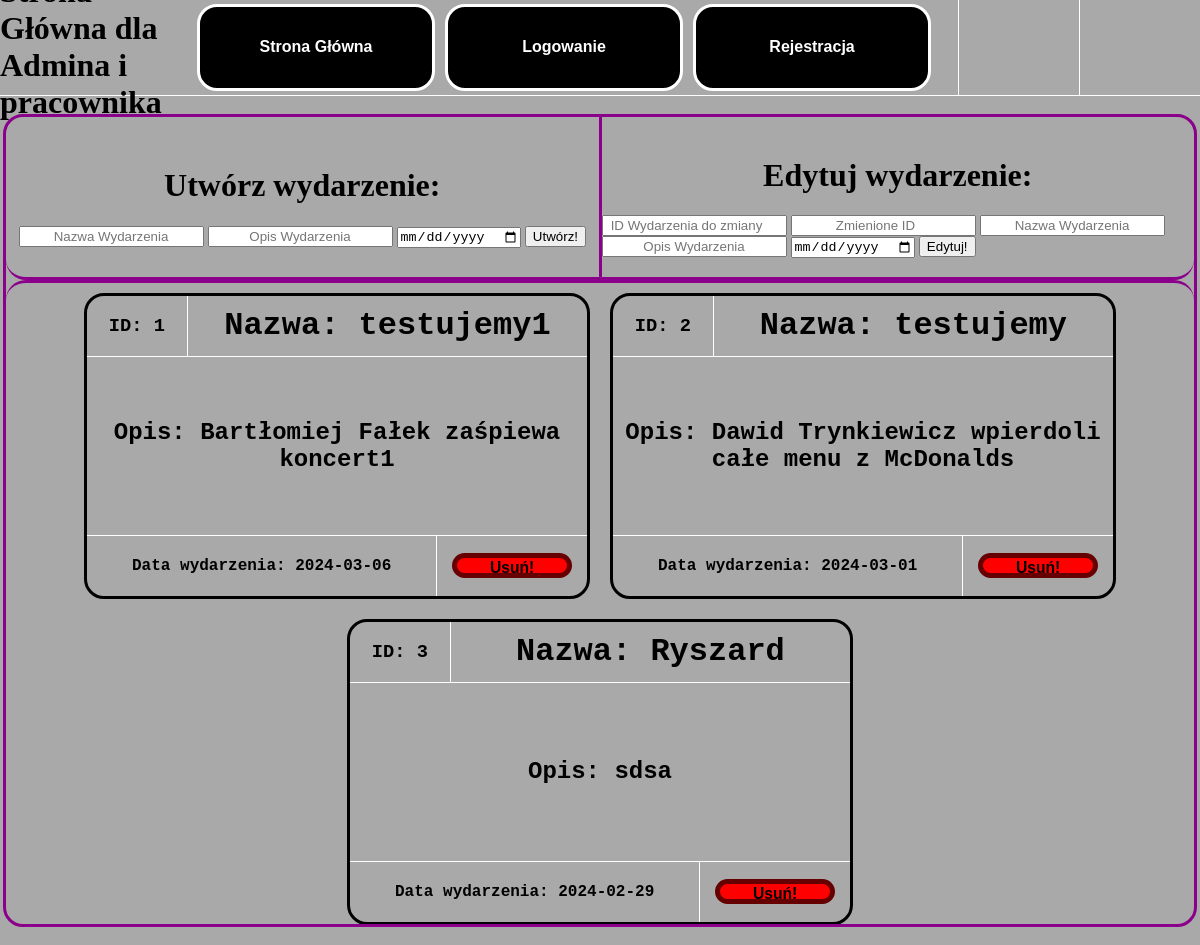
Page /indexadminiuzytkownik.php on the committed database.
### tables this page shows
CREATE TABLE `wydarzenia` (
  `ID` int(11) NOT NULL,
  `nazwa_wyd` text NOT NULL,
  `opis_wyd` text NOT NULL,
  `data_wyd` date NOT NULL
);

### indexadminiuzytkownik.php (the view, shortened to what this page needs)
<!DOCTYPE html>
<html lang="en">
<head>
    <link rel="stylesheet" href="style.css">
</head>
<body>
    <div id="ogol">
        <div id="menu">
            <div id="menlewolewo">
                <h1>Strona Główna dla Admina i pracownika</h1>
            </div>
            <div id="menlewo">
                <?php
                include 'menuadmin.php';
                ?>
            </div>
            <div id="menprawo">
            </div>
            <div id="menprawoprawo">
            </div>
        </div>
        <div id="tresc">
            <div id="trescogol">
                <div id="trescogolgora">
                    <div id="trescogolgoralewo">
                        <h1>Utwórz wydarzenie: </h1>
                        <form action="" method="POST">
                            <input type="text" name="tytul" placeholder="Nazwa Wydarzenia" style="text-align: center;">
                            <input type="text" name="opis" placeholder="Opis Wydarzenia" style="text-align: center;">
                            <input type="date" name="data" placeholder="Data Wydarzenia">
                            <input type="submit" name="wyss" value="Utwórz!">
                        </form>
                    </div>
                    <div id="trescogolgoraprawo">
                        <h1>Edytuj wydarzenie: </h1>
                        <form action="" method="POST">
                            <input type="number" name="idwyd" placeholder="ID Wydarzenia do zmiany" style="text-align: center;">
                            <input type="number" name="idzam" placeholder="Zmienione ID" style="text-align: center;">
                            <input type="text" name="tytul1" placeholder="Nazwa Wydarzenia" style="text-align: center;">
                            <input type="text" name="opis1" placeholder="Opis Wydarzenia" style="text-align: center;">
                            <input type="date" name="data1" placeholder="Data Wydarzenia">
                            <input type="submit" name="wyss1" value="Edytuj!">
                        </form>
                    </div>
                </div>
                <div id="trescogoldol">
                    <?php
                    $host = "localhost";
                    $dbuser = "root";
                    $dbpassword = "";
                    $dbname = "Aaawlasny_projekt_BS";
                    $conn = mysqli_connect($host, $dbuser, $dbpassword, $dbname);
                    $sql = "SELECT `ID`, `nazwa_wyd`, `opis_wyd`, `data_wyd` FROM `wydarzenia` WHERE 1";
                    $result = $conn->query($sql);
                    if ($result->num_rows > 0) {
                        while ($row = $result->fetch_assoc()) {
                            echo "<div id = 'wydarzenie'>";
                            echo "<div id = 'divgora'>";
                            echo "<div id = 'divgoralewo'>";
                            echo "<h3>" . "ID: " .  $row['ID'] . "</h3>";
                            echo "</div>";
                            echo "<div id = 'divgoraprawo'>";
                            echo "<h1>" . "Nazwa: " .  $row['nazwa_wyd'] . "</h1>";
                            echo "</div>";
                            echo "</div>";
                            echo "<div id = 'divsrodek'>";
                            echo "<h2>" . "Opis: " . $row['opis_wyd'] . "</h2>";
                            echo "</div>";
                            echo "<div id = 'divdol'>";
                            echo "<div id = 'divdollewo'>";
                            echo "<h4>" . "Data wydarzenia: " . $row['data_wyd'] . "</h4>";
                            echo "</div>";
                            echo "<div id = 'divdolprawo'>";
                            echo "<form method='POST' action=''>";
                            echo "<input type='submit' name='usun' id='usunbutton' value='Usuń!'>";
                            echo "</form>";
                            echo "</div>";
                            echo "</div>";
                            echo "</div>";
                        }
                    } else {
                        echo "";
                    }
                    ?>
                </div>
            </div>
        </div>
    </div>
</body>
</html>

### menuadmin.php
<ul class="button-list">
    <li><a href="./indexadminiuzytkownik.php" class="button">Strona Główna</a></li>
    <?php
    if ($_SESSION['zalogowany'] == false) {
        echo "<li> <a href='./logowanie.php' class='button'>Logowanie</a></li>";
    } else {
        echo "<li> <a href='./wylog.php' id='button1'>Wyloguj</a></li>";
    }
    ?>
    <li><a href="./rejestracja.php" class="button">Rejestracja</a></li>
</ul>

### style.css (style rules this page uses)
body { background-color: darkgray; color: black; margin: 0px; overflow: hidden; }
#ogol { display: flex; flex-direction: column; width: 100%; height: 100vh; }
#menu { display: flex; flex-direction: row; width: 100%; height: 10%; border-bottom: 0.5px solid white; }
#menlewolewo { display: flex; flex-direction: row; align-items: center; justify-content: center; width: 15%; height: 100%; }
#menlewo { display: flex; flex-direction: row; align-items: center; justify-content: center; width: 65%; height: 100%; }
#menprawo { display: flex; align-items: center; justify-content: center; flex-direction: row; font-family: Arial, Helvetica, sans-serif; font-weight: bold; font-size: 16px; border-left: 0.5px solid white; width: 10%; height: 100%; }
#menprawoprawo { display: flex; align-items: center; justify-content: center; flex-direction: row; border-left: 0.5px solid white; width: 10%; height: 100%; }
#tresc { display: flex; align-items: center; justify-content: center; flex-direction: column; width: 100%; height: 90%; }
#trescogol { display: flex; align-items: center; justify-content: center; flex-direction: column; border: solid darkmagenta 3px; border-radius: 20px; width: 99%; height: 95%; }
#trescogolgora { display: flex; align-items: center; justify-content: center; flex-direction: row; border-bottom: solid darkmagenta 3px; border-radius: 20px; width: 100%; height: 20%; }
#trescogolgoralewo { display: flex; align-items: center; justify-content: center; flex-direction: column; border-right: solid darkmagenta 3px; width: 50%; height: 100%; }
#trescogolgoraprawo { display: flex; align-items: center; justify-content: center; flex-direction: column; width: 50%; height: 100%; }
#trescogoldol { display: flex; align-items: baseline; justify-content: center; flex-direction: row; flex-wrap: wrap; overflow-y: auto; border-top: solid darkmagenta 3px; border-radius: 20px; width: 100%; height: 80%; }
#wydarzenie { display: flex; align-items: center; justify-content: center; flex-direction: column; margin: 10px; border: solid black 3px; font-family: "Lucida Console", "Courier New", monospace; text-align: center; border-radius: 20px; width: 500px; height: 300px; }
#divgora { display: flex; align-items: center; justify-content: center; flex-direction: row; border-bottom: solid white 0.5px; width: 100%; height: 20%; }
#divgoralewo { display: flex; align-items: center; justify-content: center; border-right: solid white 0.5px; width: 20%; height: 100%; }
#divgoraprawo { display: flex; align-items: center; justify-content: center; width: 80%; height: 100%; }
#divsrodek { display: flex; align-items: center; justify-content: center; flex-direction: row; flex-wrap: wrap; overflow: auto; border-bottom: solid white 0.5px; width: 100%; height: 60%; }
#divdol { display: flex; align-items: center; justify-content: center; flex-direction: row; width: 100%; height: 20%; }
#divdollewo { display: flex; align-items: center; justify-content: center; border-right: solid white 0.5px; width: 70%; height: 100%; }
#divdolprawo { display: flex; align-items: center; justify-content: center; width: 30%; height: 100%; }
#usunbutton { background-color: rgb(255, 0, 0); border: solid rgb(102, 0, 0) 5px; border-radius: 20px; transition: 0.3s ease; text-align: center; font-family: Arial, Helvetica, sans-serif; font-weight: bold; font-size: 98%; color: black; width: 120px; height: 25px; }
.button-list { display: flex; align-items: center; justify-content: center; list-style-type: none; padding: 0; }
.button-list a { display: flex; align-items: center; justify-content: center; padding: 8px 16px; margin-right: 10px; background-color: black; color: white; text-decoration: none; border-radius: 20px; border: 3px solid white; transition: 0.3s; font-family: Arial, Helvetica, sans-serif; font-weight: bold; font-size: 16px; height: 65px; width: 200px; }

### rows in the picture
wydarzenia: ID "1", nazwa_wyd "testujemy1", opis_wyd "Bartłomiej Fałek zaśpiewa koncert1", data_wyd "2024-03-06"
wydarzenia: ID "2", nazwa_wyd "testujemy", opis_wyd "Dawid Trynkiewicz wpierdoli całe menu z McDonalds", data_wyd "2024-03-01"
wydarzenia: ID "3", nazwa_wyd "Ryszard", opis_wyd "sdsa", data_wyd "2024-02-29"
